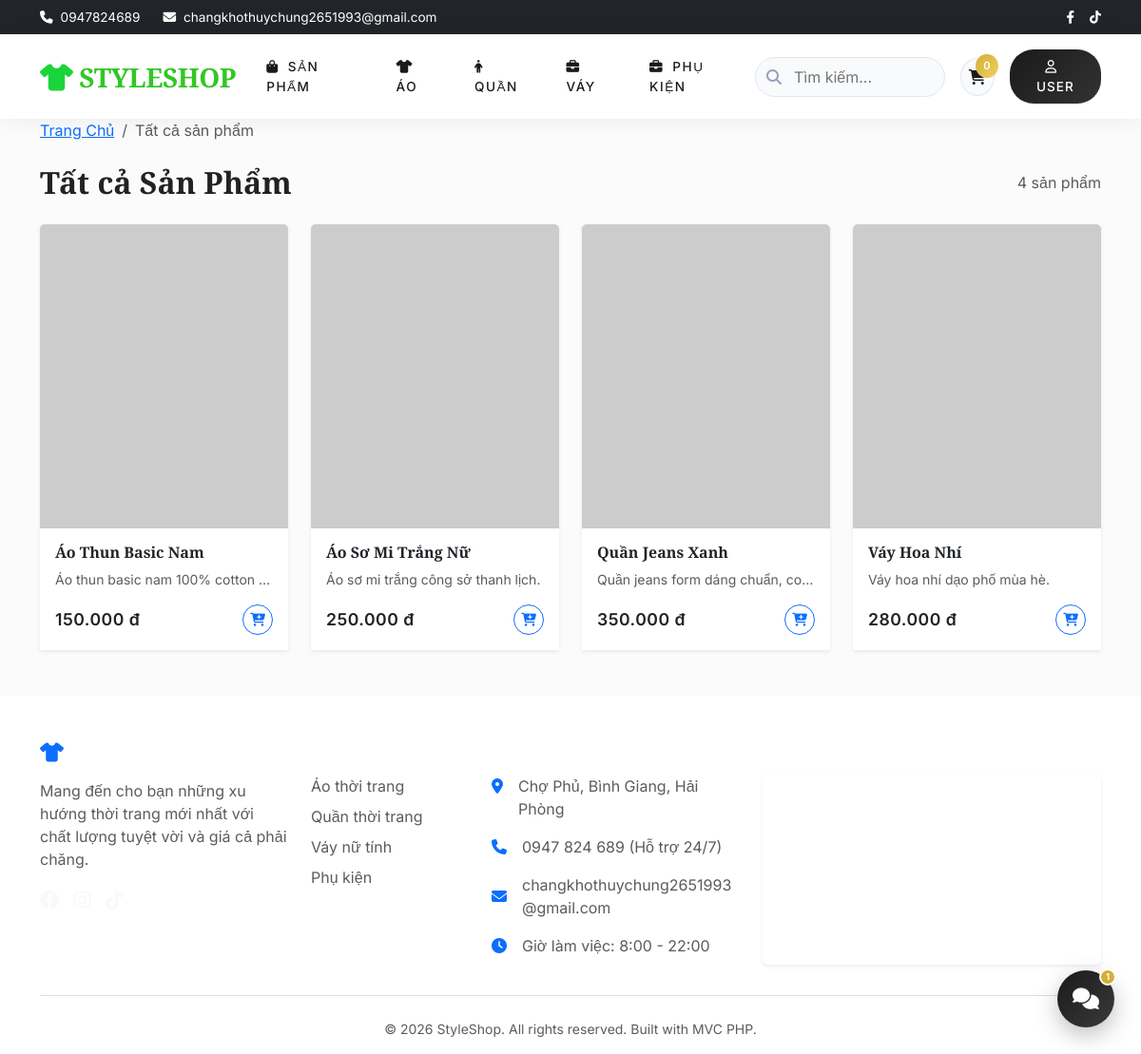
Page /product (signed in) on the committed database.
### tables this page shows
CREATE TABLE `products` (
  `id` int(11) NOT NULL AUTO_INCREMENT,
  `category_id` int(11) NOT NULL,
  `name` varchar(255) NOT NULL,
  `description` text DEFAULT NULL,
  `price` decimal(10,2) NOT NULL,
  `image` varchar(255) DEFAULT NULL,
  `stock` int(11) NOT NULL DEFAULT 0,
  `created_at` timestamp NOT NULL DEFAULT current_timestamp(),
  PRIMARY KEY (`id`),
  KEY `category_id` (`category_id`),
  CONSTRAINT `products_ibfk_1` FOREIGN KEY (`category_id`) REFERENCES `categories` (`id`) ON DELETE CASCADE
);

### core/Controller.php (called while the page is built, shortened)
<?php
class Controller {
    public function model($model) {
        return new $model();
    }
    public function view($view, $data = []) {
        require_once 'views/' . $view . '.php';
    }
}
?>

### controllers/ProductController.php (called while the page is built, shortened)
<?php
class ProductController extends Controller {
    public function index() {
        $productModel = $this->model('Product');
        $products = $productModel->readAll();
        $this->view('product/index', ['products' => $products]);
    }
}
?>

### core/App.php (called while the page is built, shortened)
<?php
class App {
    protected $method = 'index';
    public function __construct() {
        $url = $this->parseUrl();
        if (isset($url[0]) && file_exists('controllers/' . ucfirst($url[0]) . 'Controller.php')) {
            unset($url[0]);
        }
        $this->controller = new $this->controller;
        $this->params = $url ? array_values($url) : [];
        call_user_func_array([$this->controller, $this->method], $this->params);
    }
    public function parseUrl() {
        if (isset($_GET['url'])) {
            return explode('/', filter_var(rtrim($_GET['url'], '/'), FILTER_SANITIZE_URL));
        }
    }
}
?>

### index.php (called while the page is built, shortened)
<?php
require_once 'core/App.php';
require_once 'core/Controller.php';
require_once 'config/database.php';
$app = new App();
?>

### models/Product.php (called while the page is built, shortened)
<?php
class Product {
    private $conn;
    private $table_name = "products";
    public function __construct() {
        $database = new Database();
        $this->conn = $database->getConnection();
    }
    public function readAll($limit = 100) {
        $query = "SELECT p.*, c.name as category_name
                  FROM " . $this->table_name . " p
                  LEFT JOIN categories c ON p.category_id = c.id
                  ORDER BY p.created_at DESC LIMIT ?";
        $stmt = $this->conn->prepare($query);
        $stmt->bindValue(1, $limit, PDO::PARAM_INT);
        $stmt->execute();
        return $stmt->fetchAll(PDO::FETCH_ASSOC);
    }
}
?>

### config/database.php (called while the page is built, shortened)
<?php
class Database {
    private $host = "localhost";
    private $db_name = "shop_quan_ao";
    private $username = "root";
    private $password = "";
    public function getConnection() {
        $this->conn = null;
        try {
            $this->conn = new PDO("mysql:host=" . $this->host . ";dbname=" . $this->db_name, $this->username, $this->password);
            $this->conn->setAttribute(PDO::ATTR_ERRMODE, PDO::ERRMODE_EXCEPTION);
            $this->conn->exec("set names utf8mb4");
        } catch(PDOException $exception) {
            echo "Connection error: " . $exception->getMessage();
        }
        return $this->conn;
    }
}
?>

### views/product/index.php (the view)
<?php require_once 'views/layouts/header.php'; ?>
<div class="container mb-5">
    <nav aria-label="breadcrumb" class="mb-4">
        <ol class="breadcrumb">
            <li class="breadcrumb-item"><a href="/shop_quan_ao/">Trang Chủ</a></li>
            <?php if (isset($data['category'])): ?>
                <li class="breadcrumb-item"><a href="/shop_quan_ao/product">Sản Phẩm</a></li>
                <li class="breadcrumb-item active" aria-current="page"><?php echo htmlspecialchars($data['category']['name']); ?></li>
            <?php elseif (isset($data['search_query'])): ?>
                <li class="breadcrumb-item"><a href="/shop_quan_ao/product">Sản Phẩm</a></li>
                <li class="breadcrumb-item active" aria-current="page">Tìm kiếm: "<?php echo htmlspecialchars($data['search_query']); ?>"</li>
            <?php else: ?>
                <li class="breadcrumb-item active" aria-current="page">Tất cả sản phẩm</li>
            <?php endif; ?>
        </ol>
    </nav>
    <div class="d-flex justify-content-between align-items-center mb-4">
        <h2 class="fw-bold mb-0">
            <?php
                if (isset($data['category'])) echo "Danh mục: " . htmlspecialchars($data['category']['name']);
                elseif (isset($data['search_query'])) echo "Kết quả tìm kiếm cho '" . htmlspecialchars($data['search_query']) . "'";
                else echo "Tất cả Sản Phẩm";
            ?>
        </h2>
        <span class="text-muted"><?php echo count($data['products']); ?> sản phẩm</span>
    </div>
    <?php if (empty($data['products'])): ?>
        <div class="alert alert-info text-center p-5 rounded-4 border-0">
            <i class="fa-solid fa-box-open fs-1 mb-3 text-secondary"></i>
            <h4>Không tìm thấy sản phẩm nào</h4>
            <p>Vui lòng thử danh mục hoặc từ khóa khác.</p>
            <a href="/shop_quan_ao/product" class="btn btn-primary mt-2">Xem tất cả sản phẩm</a>
        </div>
    <?php else: ?>
        <div class="row row-cols-1 row-cols-sm-2 row-cols-md-3 row-cols-lg-4 g-4">
            <?php foreach($data['products'] as $product): ?>
            <div class="col">
                <div class="card product-card h-100 shadow-sm border-0">
                    <a href="/shop_quan_ao/product/detail/<?php echo $product['id']; ?>" class="text-decoration-none text-dark h-100 d-flex flex-column">
                        <div class="product-img-wrap">
                            <?php
                                $imgSrc = !empty($product['image']) ? '/shop_quan_ao/public/uploads/' . $product['image'] : 'https://via.placeholder.com/300x400.png?text=No+Image';
                            ?>
                            <img src="<?php echo $imgSrc; ?>" class="card-img-top" alt="<?php echo htmlspecialchars($product['name']); ?>">
                        </div>
                        <div class="card-body d-flex flex-column">
                            <h5 class="card-title fw-bold fs-6 mb-2"><?php echo htmlspecialchars($product['name']); ?></h5>
                            <p class="card-text text-muted small mb-3 text-truncate"><?php echo htmlspecialchars($product['description'] ?? ''); ?></p>
                            <div class="mt-auto d-flex justify-content-between align-items-center">
                                <span class="price-tag"><?php echo number_format($product['price'], 0, ',', '.'); ?> đ</span>
                                <object><a href="/shop_quan_ao/cart/add/<?php echo $product['id']; ?>" class="btn btn-outline-primary btn-sm rounded-circle" style="width: 32px; height: 32px; padding: 0; display: inline-flex; align-items: center; justify-content: center;" title="Thêm vào giỏ hàng">
                                    <i class="fa-solid fa-cart-plus"></i>
                                </a></object>
                            </div>
                        </div>
                    </a>
                </div>
            </div>
            <?php endforeach; ?>
        </div>
    <?php endif; ?>
</div>
<?php require_once 'views/layouts/footer.php'; ?>

### public/css/style.css (style rules this page uses)
:root { --primary-color: #1a1a1a; --secondary-color: #f8f9fa; --accent-color: #d4af37; --text-main: #222222; --text-muted: #777777; --border-color: #eaeaea; --font-heading: 'Playfair Display', serif; --font-body: 'Inter', sans-serif; }
body { font-family: var(--font-body); color: var(--text-main); display: flex; flex-direction: column; min-height: 100vh; background-color: #fff; -webkit-font-smoothing: antialiased; }
h1, h2, h3, h4, h5, h6, .brand-font { font-family: var(--font-heading); font-weight: 700; }
.product-card { transition: all 0.4s cubic-bezier(0.165, 0.84, 0.44, 1); border: 1px solid var(--border-color); border-radius: 0; overflow: hidden; height: 100%; background-color: #fff; }
.product-img-wrap { height: 320px; overflow: hidden; position: relative; background-color: #fafafa; display: flex; align-items: center; justify-content: center; }
.product-img-wrap img { width: 100%; height: 100%; object-fit: cover; transition: transform 0.6s cubic-bezier(0.25, 0.46, 0.45, 0.94); }
.price-tag { font-weight: 600; color: var(--text-main); font-size: 1.1rem; letter-spacing: 0.5px; }

### rows in the picture
products: name "Áo Thun Basic Nam", description "Áo thun basic nam 100% cotton…", price "150.000"
products: name "Áo Sơ Mi Trắng Nữ", description "Áo sơ mi trắng công sở thanh lịch.", price "250.000"
products: name "Quần Jeans Xanh", description "Quần jeans form dáng chuẩn, co…", price "350.000", $product['id'] 3 (drawn)
products: name "Váy Hoa Nhí", description "Váy hoa nhí dạo phố mùa hè.", price "280.000"

### other values in the picture
$_SESSION['username'] "USER"
count($data['products']) "4"
